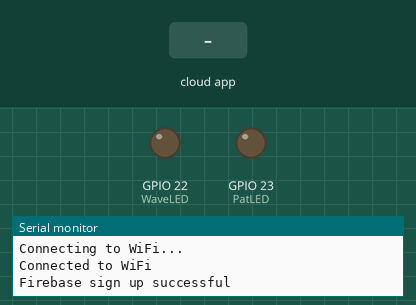
Recording of a sketch running on a simulated ESP32. Shown: output pins drawn as LEDs (lit = HIGH), the last lines printed to the serial monitor. Dashed ring = blinking. Inputs (shaded band) come from the test bench. WiFi joins after 1.5 s; servers stay silent unless stated; the Firebase database answers and starts empty.

Above: at 2.7 s.
2.8 s: the phone or cloud app sets Wave to on
At 3.6 s:
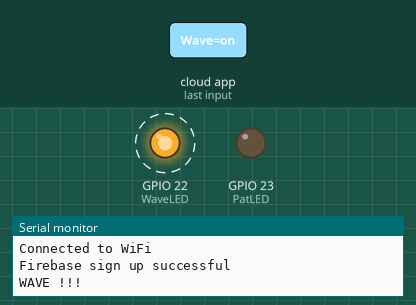
5.8 s: the phone or cloud app sets Pat to on
At 7.4 s:
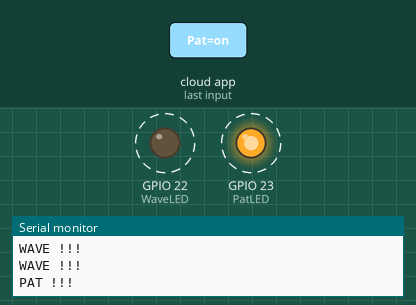
Timing chart, 0 to 14.8 s (numbered marks = the images above; inputs shaded):
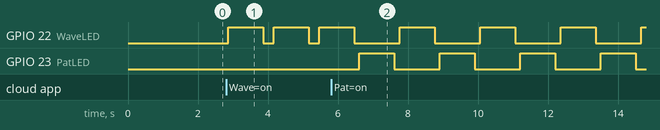

The sketch:

Reciever.ino
```cpp
#include <Firebase_ESP_Client.h>
#include <WiFi.h>

// Wi-Fi credentials
#define WIFI_SSID "MONGA PG 3.1"
#define WIFI_PASSWORD "MongaBhai@1"

// Pin definitions for LEDs
const int WaveLED = 22;
const int PatLED = 23;

// Firebase configuration
#define API_KEY "AIzaSyBMCHEF8Lw97XKi68Ow_guWtiOQmlS88vQ"
#define DATABASE_URL "https://buddy-4de95-default-rtdb.firebaseio.com/"

FirebaseData firebaseDatabase;
FirebaseAuth auth;
FirebaseConfig config;

bool signupOK = false;

void setup()
{
  Serial.begin(9600);

  pinMode(WaveLED, OUTPUT);
  pinMode(PatLED, OUTPUT);

  // Connect to Wi-Fi
  WiFi.mode(WIFI_STA);
  WiFi.begin(WIFI_SSID, WIFI_PASSWORD);
  while (WiFi.status() != WL_CONNECTED)
  {
    delay(500);
    Serial.println("Connecting to WiFi...");
  }
  Serial.println("Connected to WiFi");

  // Configure Firebase API and database URL
  config.api_key = API_KEY;
  config.database_url = DATABASE_URL;

  // Attempt to sign up with Firebase (if successful, set signupOK flag)
  if (Firebase.signUp(&config, &auth, "", ""))
  {
    Serial.println("Firebase sign up successful");
    signupOK = true;
  }

  // Initialize Firebase connection and enable WiFi reconnection
  Firebase.begin(&config, &auth);
  Firebase.reconnectWiFi(true);
}

void loop()
{
  if (Firebase.ready() && signupOK)
  {
    // Check the status of the "Wave" light
    if (Firebase.RTDB.getString(&firebaseDatabase, "/Light/Wave"))
    {
      String waveStatus = firebaseDatabase.stringData();
      if (waveStatus == "on")
      {
        // Turn on the WaveLED
        digitalWrite(WaveLED, HIGH);
        Serial.println("WAVE !!!");
        delay(1000);
        digitalWrite(WaveLED, LOW);
      }
    }

    // Check the status of the "Pat" light
    if (Firebase.RTDB.getString(&firebaseDatabase, "/Light/Pat"))
    {
      String patStatus = firebaseDatabase.stringData();
      if (patStatus == "on")
      {
        // Turn on the PatLED
        digitalWrite(PatLED, HIGH);
        Serial.println("PAT !!!");
        delay(1000);
        digitalWrite(PatLED, LOW);
      }
    }
  }
}
```

Measured:
- after the input at 2.8 s, GPIO 22 (WaveLED): alternates HIGH for 1.0 s and LOW for 0.30 s, starting after 0.06 s
- after the input at 5.8 s, GPIO 22 (WaveLED): alternates HIGH for 1.0 s and LOW for 1.3 s, starting after 2.0 s; GPIO 23 (PatLED): alternates HIGH for 1.0 s and LOW for 1.3 s, starting after 0.81 s
